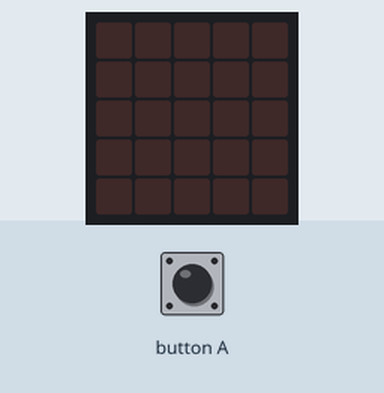
The program below on a simulated BBC micro:bit (MakeCode). Parts: the board's 5×5 LED display. Inputs (shaded band) come from the test bench. Random numbers come from a fixed seed; the 48×5 strip is a reading aid, not a part: it shows the text the display is scrolling, unrolled, one strip-width of it at a time.

Above: at 1.2 s.
1.3 s: button A pressed for 0.15 s
At 2.0 s:
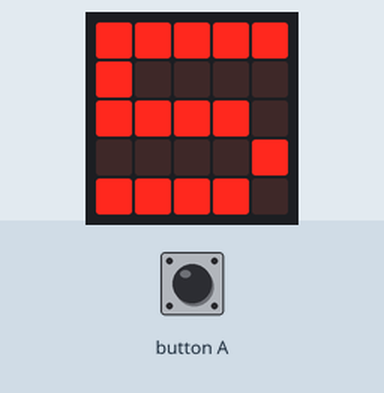
4.4 s: button A pressed for 0.15 s
At 6.8 s:
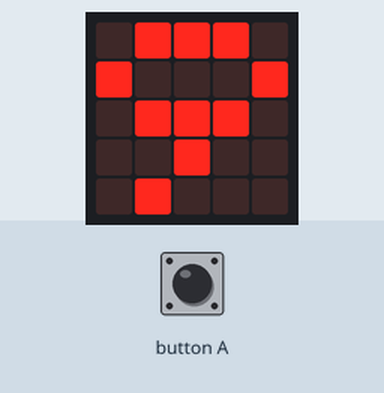
7.5 s: button A pressed for 0.15 s
At 11.2 s:
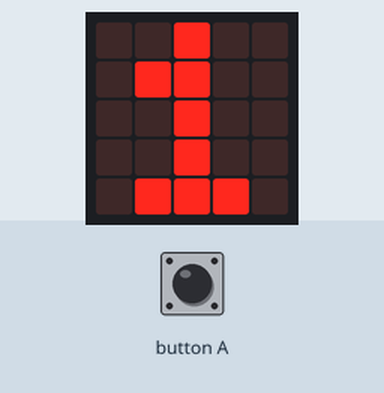
Timing chart, 0 to 12.7 s (numbered marks = the images above; inputs shaded):
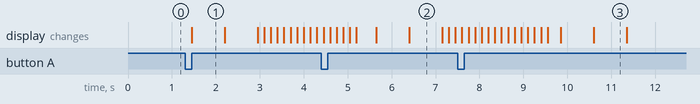

Measured:
- after the input at 1.3 s, the display: changes after 0.15 s (image 1)
- what the display in image 1 shows lasts 0.7 s, from 1.5 s to 2.2 s

The program:

main.ts
```typescript
let variable5 = 0
let variable1 = 0
input.onButtonPressed(Button.A, function () {
    variable5 = 5
    basic.showNumber(variable5)
    variable1 = randint(0, 10)
    basic.showNumber(variable1)
    basic.showNumber(variable1 * variable5)
})
```

test.ts
```typescript
// aquí va el archivo "tests"; esto no se compilará cuando este paquete se utilice como una extensión.
```
